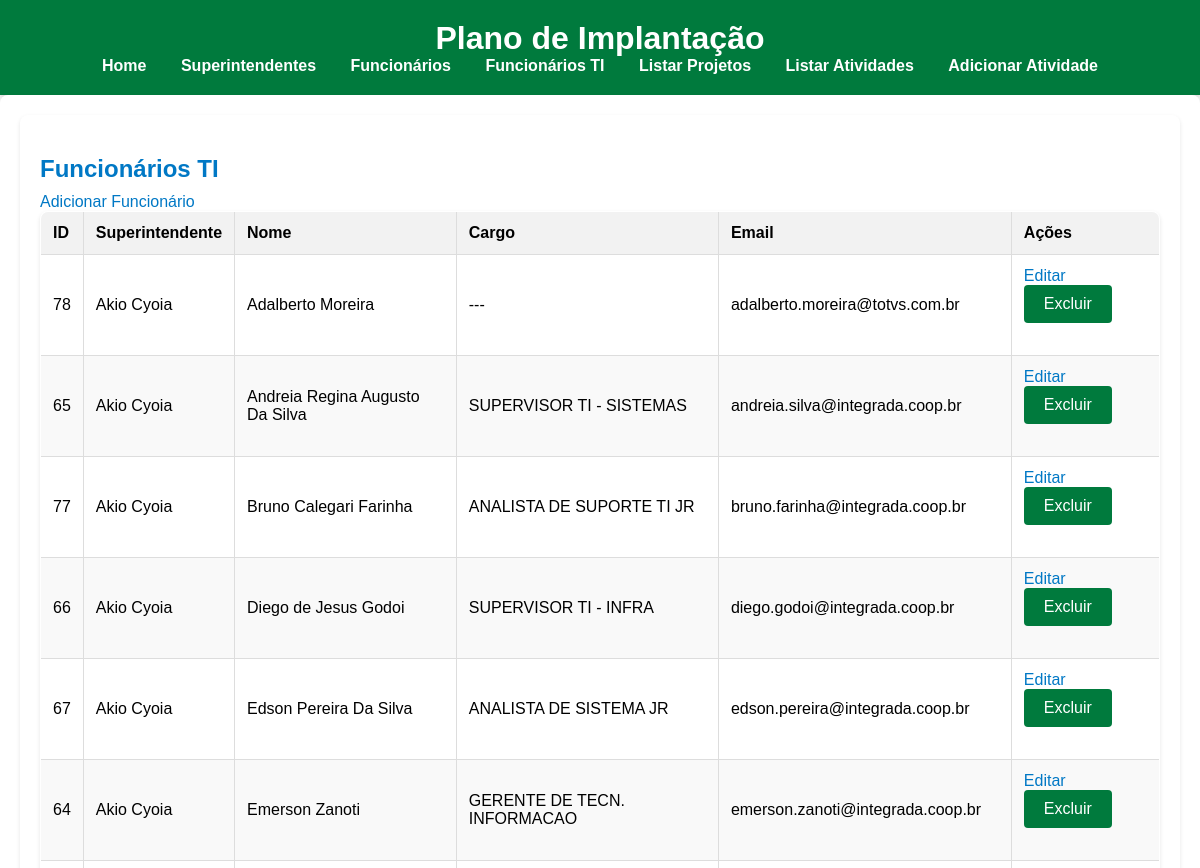
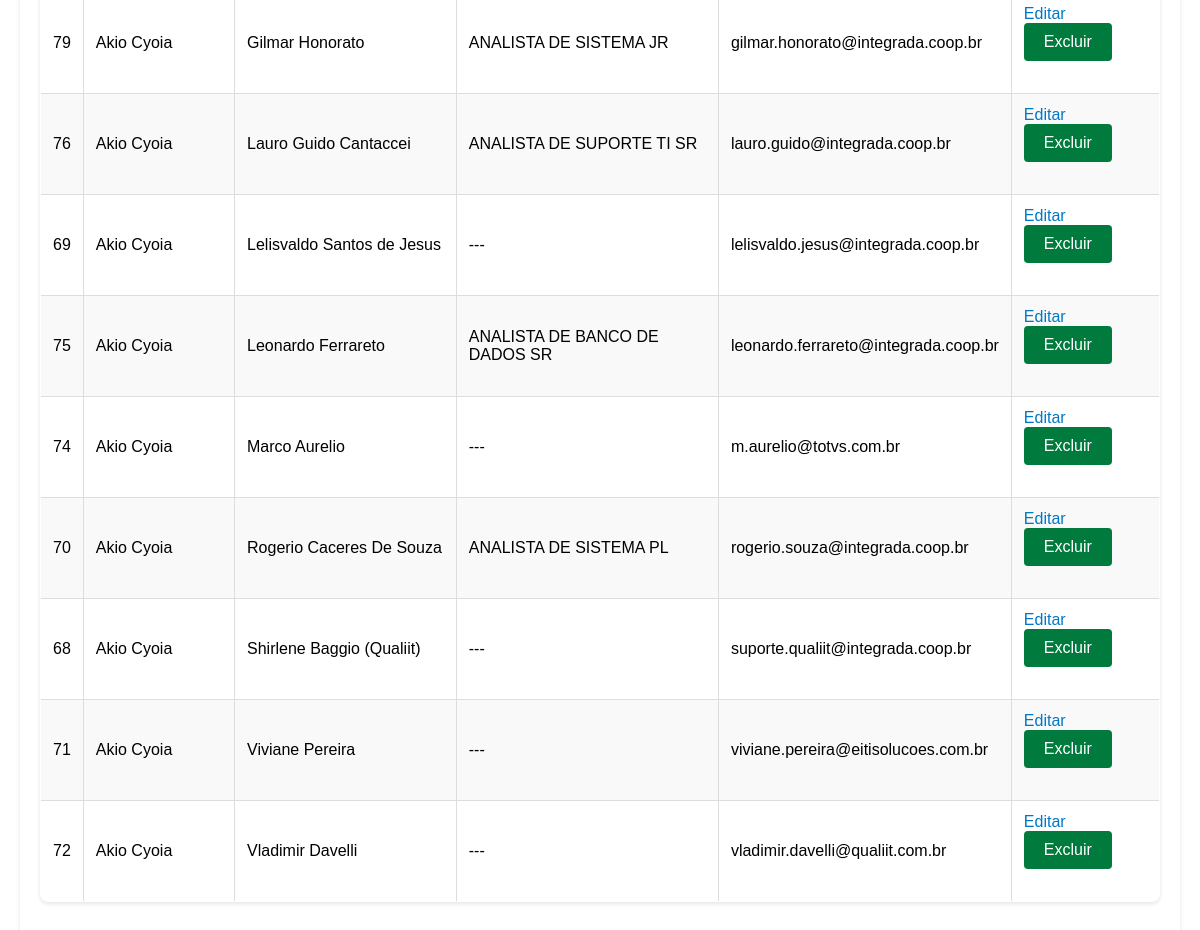
The app's page /funcionarios_TI/list, older data (2 pictures, top to bottom).
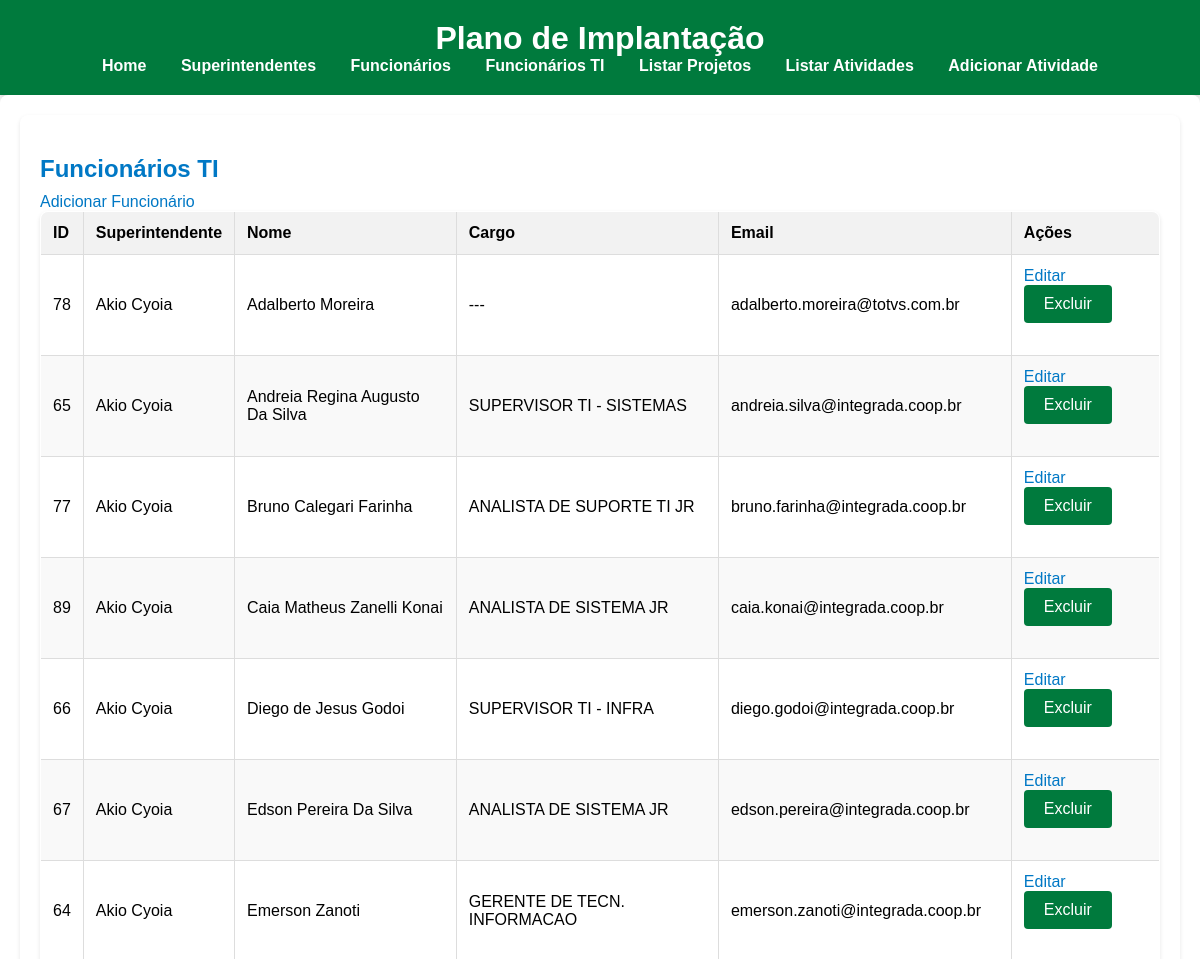
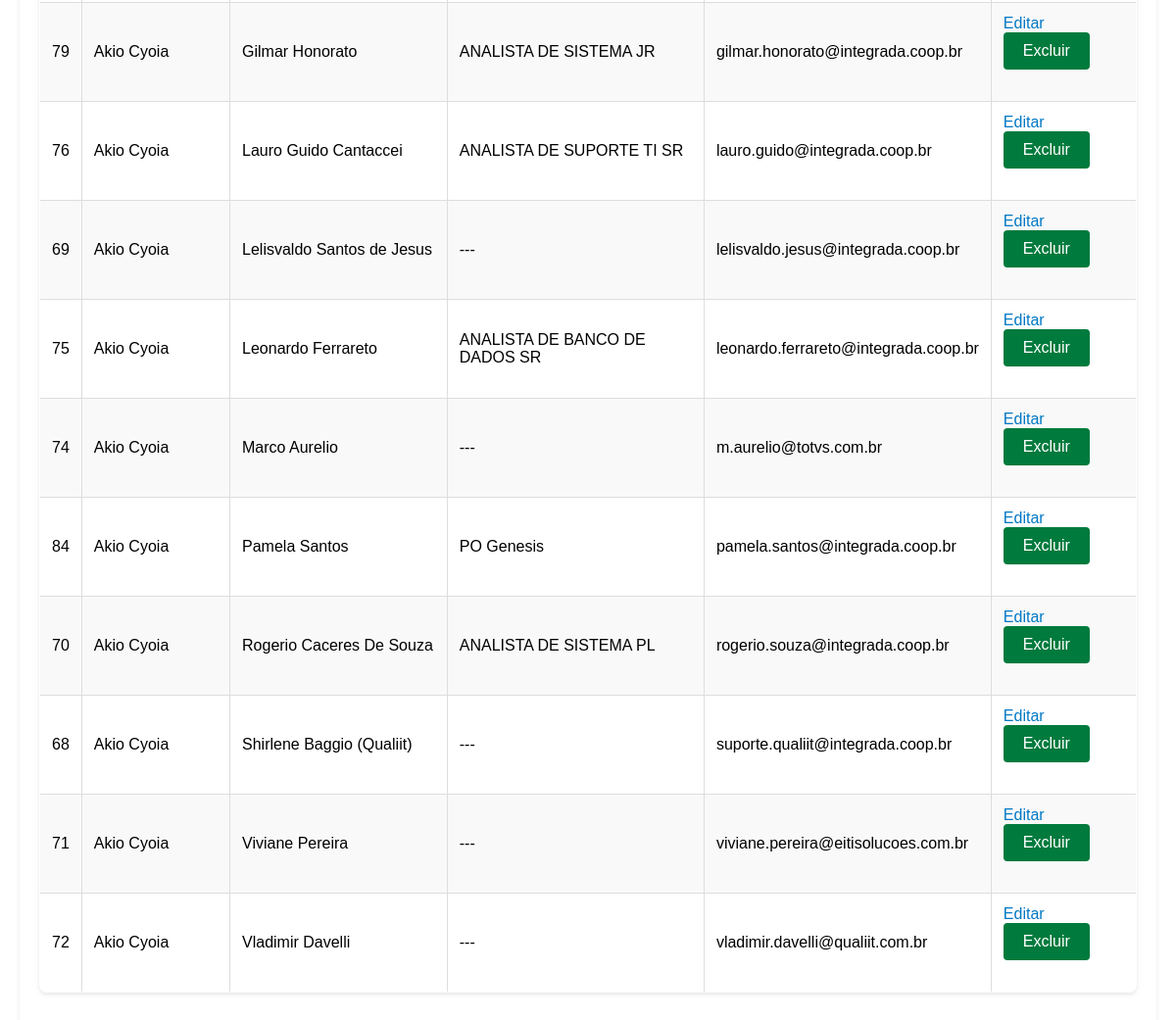
The same page, newer data (2 pictures, top to bottom).
### PI/models.py (models this page shows, shortened)
class Funcionario(db.Model):
    __tablename__ = 'funcionarios'
    ID = db.Column(db.Integer, primary_key=True)
    IDSuperintendente = db.Column(db.Integer, db.ForeignKey('superintendentes.ID'), nullable=False)
    Nome = db.Column(db.String(100), nullable=False)
    Cargo = db.Column(db.String(100), nullable=False)
    Email = db.Column(db.String(100), nullable=False)
    Tipo_Funcionario = db.Column(db.String, nullable=False)
    superintendente = db.relationship('Superintendente', backref=db.backref('funcionarios', lazy=True))

class Superintendente(db.Model):
    __tablename__ = 'superintendentes'
    ID = db.Column(db.Integer, primary_key=True)
    Superintendencia = db.Column(db.String(100), nullable=False)
    NomeSuperintendente = db.Column(db.String(100), nullable=False)
    EmailSuperintendente = db.Column(db.String(100), nullable=False)

### PI/funcionarios_TI_routes.py (the view)
@funcionarios_TI_bp.route('/list')
def list_funcionarios_TI():
    func_tecnologia =  Funcionario.query.filter(Funcionario.Tipo_Funcionario=='TEC').order_by(Funcionario.Nome).all()
    superintendentes = Superintendente.query.all()
    return render_template('func_TI.html', func_tecnologia=func_tecnologia, superintendentes=superintendentes)

### PI/templates/func_TI.html
{% extends "base.html" %} {% block content %}
<section class="container">
  <h2>Funcionários TI</h2>
  <a
    href="{{ url_for('funcionarios_TI_bp.manage_funcionario_TI') }}"
    class="btn btn-primary"
    >Adicionar Funcionário</a
  >
  <table>
    <thead>
      <tr>
        <th>ID</th>
        <th>Superintendente</th>
        <th>Nome</th>
        <th>Cargo</th>
        <th>Email</th>
        <th>Ações</th>
      </tr>
    </thead>
    <tbody>
      {% for func_tecnologia in func_tecnologia %}
      <tr>
        <td>{{ func_tecnologia.ID }}</td>
        <td>{{ func_tecnologia.superintendente.NomeSuperintendente }}</td>
        <td>{{ func_tecnologia.Nome }}</td>
        <td>{{ func_tecnologia.Cargo }}</td>
        <td>{{ func_tecnologia.Email }}</td>
        <td>
          <a
            href="{{ url_for('funcionarios_TI_bp.manage_funcionario_TI', id=func_tecnologia.ID) }}"
            class="btn btn-warning"
            >Editar</a
          >
          <form
            action="{{ url_for('funcionarios_TI_bp.delete_funcionario_TI', id=func_tecnologia.ID) }}"
            method="post"
            style="display: inline-block"
          >
            <button type="submit" class="btn btn-danger">Excluir</button>
          </form>
        </td>
      </tr>
      {% endfor %}
    </tbody>
  </table>
</section>
{% endblock %}

Row changes from the older to the newer data that the page shows:
added Funcionario: ID "89", superintendente.NomeSuperintendente "Akio Cyoia", Nome "Caia Matheus Zanelli Konai", Cargo "ANALISTA DE SISTEMA JR", Email "caia.konai@integrada.coop.br"
added Funcionario: ID "84", superintendente.NomeSuperintendente "Akio Cyoia", Nome "Pamela Santos", Cargo "PO Genesis", Email "pamela.santos@integrada.coop.br"
